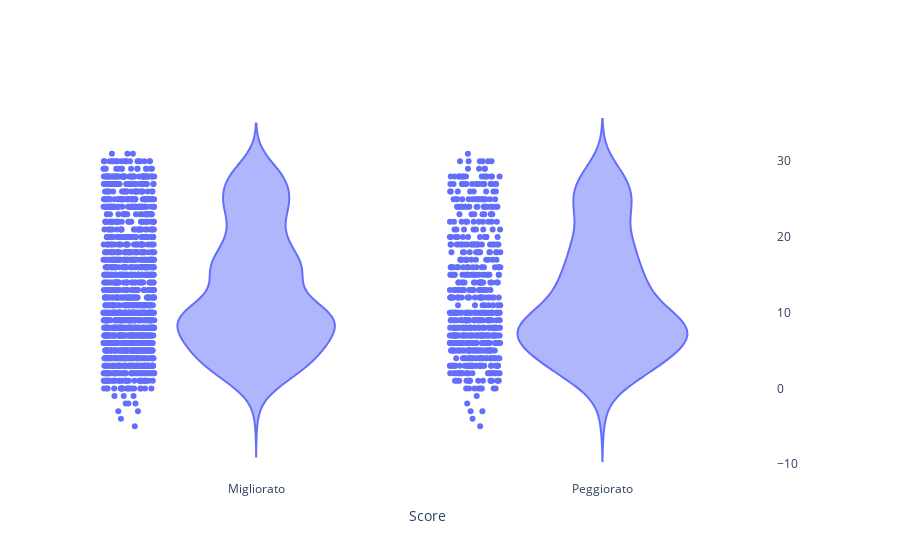

Notebook code cell kept with this figure:
### Code cell
import numpy as np
import plotly.graph_objects as go
from plotly.subplots import make_subplots

fig=make_subplots(
        specs=[[{"secondary_y": True}]])
print(fig.layout)    

fig.update_layout(go.Layout(plot_bgcolor='rgba(0,0,0,0)', violinmode='group',
                  # title="Il numero di migliorati è distribuito più equamente rispetto al numero di peggiorati al variare della temperatura",
                  xaxis_title="Score", yaxis_title="Temperatura media",
                  xaxis= dict(tickmode= "array", tickvals =[True, False], ticktext = ["Peggiorato", "Migliorato"])))
                  
fig.add_trace(go.Violin(x= dataset["peggiorato"],y= dataset["temperatura_media"]), secondary_y=True)
fig.update_traces(points="all")

fig.data[0].update(yaxis='y2')
fig.update_layout()

### Figure 1 — Plotly figure (JSON) as saved in the notebook; plotly's stock layout.template omitted (floating-point values rounded to 4 significant figures; data arrays with more than 128 entries replaced by an {"elided": "..."} marker saying what was removed)
{"data": [{"points": "all", "type": "violin", "x": {"elided": "2110 bool values"}, "xaxis": "x", "y": {"elided": "2110 int values"}, "yaxis": "y2"}], "layout": {"plot_bgcolor": "rgba(0,0,0,0)", "violinmode": "group", "xaxis": {"anchor": "y", "domain": [0, 0.94], "tickmode": "array", "ticktext": ["Peggiorato", "Migliorato"], "tickvals": [true, false], "title": {"text": "Score"}}, "yaxis": {"anchor": "x", "domain": [0, 1], "title": {"text": "Temperatura media"}}, "yaxis2": {"anchor": "x", "overlaying": "y", "side": "right"}}}
